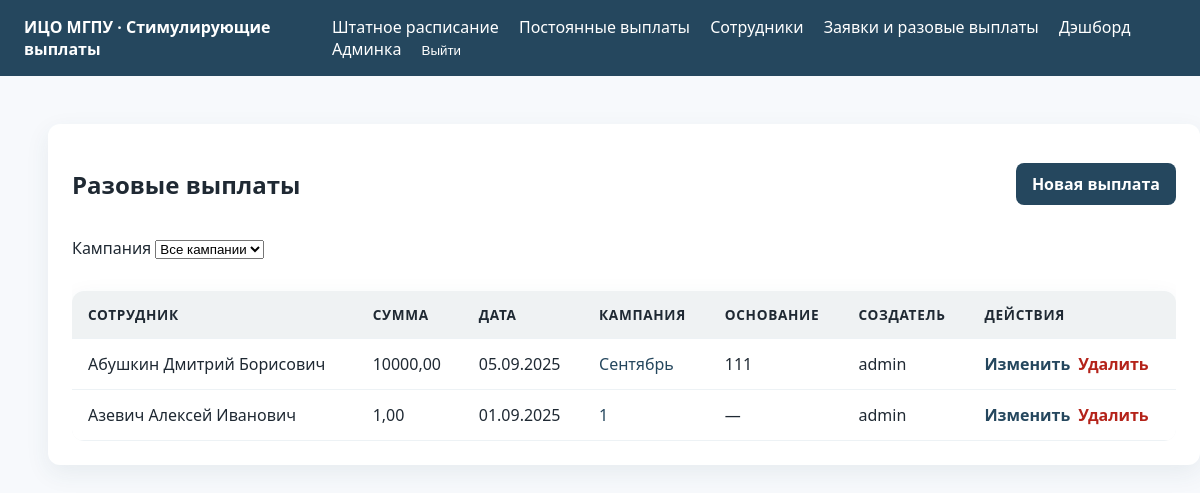
Screenshot of /one-time/manual-payments/ (signed in) with the database file from the repository.
### one_time_payments/models.py (models this page shows, shortened)
class OneTimePayment(models.Model):
    employee = models.ForeignKey(
        'stimuli.Employee',
        on_delete=models.CASCADE,
        related_name='one_time_payments',
        verbose_name='Сотрудник'
    )
    amount = models.DecimalField('Сумма', max_digits=14, decimal_places=2)
    payment_date = models.DateField('Дата выплаты', default=timezone.localdate)
    created_by = models.ForeignKey(
        settings.AUTH_USER_MODEL,
        on_delete=models.SET_NULL,
        related_name='one_time_payments',
        verbose_name='Создано пользователем',
        null=True,
        blank=True,
    )
    campaign = models.ForeignKey(
        RequestCampaign,
        on_delete=models.SET_NULL,
        related_name='manual_payments',
        verbose_name='Кампания',
        null=True,
        blank=True,
    )
    justification = models.TextField('Обоснование', blank=True)
    created_at = models.DateTimeField('Создано', auto_now_add=True)
    updated_at = models.DateTimeField('Обновлено', auto_now=True)
    class Meta:
        ordering = ['-payment_date', '-created_at']
        verbose_name = 'Разовая выплата'
        verbose_name_plural = 'Разовые выплаты'

class RequestCampaign(models.Model):
    class Status(models.TextChoices):
        DRAFT = 'draft', 'Черновик'
        OPEN = 'open', 'Открыта'
        CLOSED = 'closed', 'Закрыта'
        ARCHIVED = 'archived', 'В архиве'
    name = models.CharField('Название кампании', max_length=255)
    description = models.TextField('Описание', blank=True)
    status = models.CharField('Статус', max_length=16, choices=Status.choices, default=Status.DRAFT)
    opens_at = models.DateField('Дата открытия')
    deadline = models.DateField('Дедлайн', blank=True, null=True)
    auto_close_day = models.PositiveSmallIntegerField(
        'Дата автозакрытия',
        default=15,
        help_text='Если дедлайн не указан, кампания автоматически закрывается в указанный день месяца.'
    )
    auto_close_enabled = models.BooleanField('Автоматическое закрытие', default=True)
    closed_at = models.DateTimeField('Закрыта', blank=True, null=True)
    archived_at = models.DateTimeField('В архиве с', blank=True, null=True)
    created_at = models.DateTimeField('Создано', auto_now_add=True)
    updated_at = models.DateTimeField('Обновлено', auto_now=True)
    objects = RequestCampaignQuerySet.as_manager()
    class Meta:
        ordering = ['-opens_at', 'name']
        verbose_name = 'Кампания заявок'
        verbose_name_plural = 'Кампании заявок'
    def open(self) -> None:
        if self.status != self.Status.DRAFT:
            raise ValidationError('Открыть можно только кампания из черновика.')
        self.status = self.Status.OPEN
        self.save(update_fields=['status'])

### stimuli/models.py (models this page shows, shortened)
class Employee(models.Model):
    class Category(models.TextChoices):
        AUP = 'АУП', _('Административно-управленческий персонал')
        PPS = 'ППС', _('Профессорско-преподавательский состав')
        OTHER = 'Другое', _('Другое')
    full_name = models.CharField('ФИО', max_length=255)
    division = models.ForeignKey('staffing.Division', on_delete=models.PROTECT, related_name='employees', verbose_name='Подразделение')
    position = models.ForeignKey('staffing.Position', on_delete=models.PROTECT, related_name='employees', verbose_name='Должность')
    category = models.CharField('Категория', max_length=32, choices=Category.choices)
    rate = models.DecimalField('Ставка', max_digits=6, decimal_places=3, default=1)
    allowance_amount = models.DecimalField('Надбавка', max_digits=12, decimal_places=2, default=0)
    allowance_reason = models.CharField('Основание надбавки', max_length=255, blank=True)
    allowance_until = models.DateField('Срок надбавки', blank=True, null=True)
    payment = models.DecimalField('Выплата', max_digits=12, decimal_places=2, default=0)
    justification = models.TextField('Обоснование', blank=True)
    created_at = models.DateTimeField('Создано', auto_now_add=True)
    updated_at = models.DateTimeField('Обновлено', auto_now=True)
    class Meta:
        ordering = ['full_name']
        verbose_name = 'Сотрудник'
        verbose_name_plural = 'Сотрудники'

### one_time_payments/views.py (the view)
# urls.py: path('manual-payments/', views.ManualPaymentListView.as_view(), name='manual-payment-list'),
class ManualPaymentListView(LoginRequiredMixin, PermissionRequiredMixin, generic.ListView):
    model = OneTimePayment
    template_name = 'one_time_payments/manual_payment_list.html'
    context_object_name = 'payments'
    paginate_by = 25
    permission_required = 'one_time_payments.view_onetimepayment'
    def get_queryset(self):
        queryset = OneTimePayment.objects.select_related('employee', 'campaign', 'created_by').order_by('-payment_date', '-created_at')
        campaign_id = self.request.GET.get('campaign')
        if campaign_id:
            queryset = queryset.filter(campaign_id=campaign_id)
            self.campaign_id = campaign_id
            self.campaign_obj = RequestCampaign.objects.filter(pk=campaign_id).first()
        else:
            self.campaign_id = None
            self.campaign_obj = None
        return queryset
    def get_context_data(self, **kwargs):
        context = super().get_context_data(**kwargs)
        context['selected_campaign'] = getattr(self, 'campaign_id', None)
        context['selected_campaign_obj'] = getattr(self, 'campaign_obj', None)
        context['campaigns'] = RequestCampaign.objects.order_by('-opens_at', 'name')
        return context

### one_time_payments/templates/one_time_payments/manual_payment_list.html (shortened to what this page needs)
{% extends 'base.html' %}
{% block content %}
<div class="card content-card">
    <div style="display:flex; justify-content:space-between; align-items:center; flex-wrap:wrap; gap:16px; margin-bottom:16px;">
        <h2>Разовые выплаты</h2>
        {% if perms.one_time_payments.add_onetimepayment %}
            <a href="{% url 'one_time_payments:manual-payment-add' %}" class="btn btn-primary">Новая выплата</a>
        {% endif %}
    </div>
    <form method="get" class="filter-form" style="margin-bottom:16px; max-width:320px;">
        <label for="campaign-filter">Кампания</label>
        <select id="campaign-filter" name="campaign" onchange="this.form.submit()">
            <option value="">Все кампании</option>
        </select>
    </form>
    <div class="table-wrapper">
        <table class="table">
            <thead>
                <tr>
                    <th>Сотрудник</th>
                    <th>Сумма</th>
                    <th>Дата</th>
                    <th>Кампания</th>
                    <th>Основание</th>
                    <th>Создатель</th>
                    <th>Действия</th>
                </tr>
            </thead>
            <tbody>
                {% for payment in payments %}
                    <tr>
                        <td>{{ payment.employee.full_name }}</td>
                        <td>{{ payment.amount }}</td>
                        <td>{{ payment.payment_date|date:'d.m.Y' }}</td>
                        <td>{% if payment.campaign %}<a href="{% url 'one_time_payments:campaign-detail' payment.campaign_id %}">{{ payment.campaign.name }}</a>{% else %}—{% endif %}</td>
                        <td>{{ payment.justification|default:'—' }}</td>
                        <td>{{ payment.created_by.get_full_name|default:payment.created_by.username }}</td>
                        <td style="display:flex; gap:8px; flex-wrap:wrap;">
                            <a href="{% url 'one_time_payments:manual-payment-edit' payment.pk %}" class="btn btn-text">Изменить</a>
                            <a href="{% url 'one_time_payments:manual-payment-delete' payment.pk %}" class="btn btn-text" style="color:#b4231a;">Удалить</a>
                        </td>
                    </tr>
                {% empty %}
                    <tr>
                        <td colspan="7">Выплаты не найдены.</td>
                    </tr>
                {% endfor %}
            </tbody>
        </table>
    </div>
</div>
{% endblock %}

### static/css/main.css (style rules this page uses)
:root { --primary: #25475e; --accent: #f0a500; --bg: #f7f9fc; }
body { font-family: 'Segoe UI', -apple-system, BlinkMacSystemFont, 'Roboto', sans-serif; font-size: 16px; color: #1f2933; background-color: var(--bg); margin: 0; }
a { color: var(--primary); text-decoration: none; }
.table-wrapper { overflow-x: auto; border-radius: 12px; margin-top: 16px; }
.table { width: 100%; border-collapse: collapse; background-color: #fff; border-radius: 12px; overflow: hidden; box-shadow: 0 8px 24px rgba(37, 71, 94, 0.08); margin-top: 16px; }
.table thead { background-color: rgba(37, 71, 94, 0.07); font-size: 0.85rem; text-transform: uppercase; letter-spacing: 0.05em; }
.table th, .table td { padding: 14px 16px; border-bottom: 1px solid #edf2f5; text-align: left; }
.btn { display: inline-flex; align-items: center; gap: 6px; padding: 10px 16px; border-radius: 8px; border: none; cursor: pointer; font-weight: 600; transition: all 0.2s ease; }
.btn-primary { background-color: var(--primary); color: #fff; }
.btn-text { background: transparent; color: var(--primary); padding: 0; }
.card { background-color: #fff; border-radius: 12px; box-shadow: 0 8px 24px rgba(37, 71, 94, 0.08); padding: 24px; margin-bottom: 24px; }
.content-card { width: 100%; }
.filter-form { margin-bottom: 16px; }

### rows the page displays
OneTimePayment: employee.full_name "Абушкин Дмитрий Борисович", amount "10000,00", payment_date "05.09.2025", campaign.name "Сентябрь", justification "111", created_by.get_full_name "admin"
OneTimePayment: employee.full_name "Азевич Алексей Иванович", amount "1,00", payment_date "01.09.2025", campaign.name "1", justification "—", created_by.get_full_name "admin"
